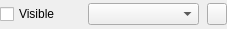
<?xml version="1.0" encoding="UTF-8"?>
<ui version="4.0">
 <class>Form</class>
 <widget class="QWidget" name="Form">
  <property name="geometry">
   <rect>
    <x>0</x>
    <y>0</y>
    <width>227</width>
    <height>29</height>
   </rect>
  </property>
  <property name="windowTitle">
   <string>Form</string>
  </property>
  <layout class="QVBoxLayout" name="verticalLayout">
   <property name="spacing">
    <number>0</number>
   </property>
   <property name="margin">
    <number>0</number>
   </property>
   <item>
    <layout class="QHBoxLayout" name="widgetLayout">
     <property name="spacing">
      <number>8</number>
     </property>
     <property name="topMargin">
      <number>0</number>
     </property>
     <item>
      <widget class="QCheckBox" name="enableButton">
       <property name="maximumSize">
        <size>
         <width>80</width>
         <height>16777215</height>
        </size>
       </property>
       <property name="font">
        <font>
         <pointsize>9</pointsize>
        </font>
       </property>
       <property name="text">
        <string>Visible</string>
       </property>
      </widget>
     </item>
     <item>
      <widget class="QComboBox" name="traceList">
       <property name="maximumSize">
        <size>
         <width>16777215</width>
         <height>16777215</height>
        </size>
       </property>
       <property name="font">
        <font>
         <pointsize>9</pointsize>
        </font>
       </property>
       <property name="currentIndex">
        <number>-1</number>
       </property>
      </widget>
     </item>
     <item>
      <widget class="QPushButton" name="menuButton">
       <property name="maximumSize">
        <size>
         <width>20</width>
         <height>16777215</height>
        </size>
       </property>
       <property name="text">
        <string/>
       </property>
      </widget>
     </item>
    </layout>
   </item>
  </layout>
 </widget>
 <resources/>
 <connections>
  <connection>
   <sender>traceList</sender>
   <signal>currentIndexChanged(QString)</signal>
   <receiver>Form</receiver>
   <slot>traceChanged(QString)</slot>
   <hints>
    <hint type="sourcelabel">
     <x>114</x>
     <y>15</y>
    </hint>
    <hint type="destinationlabel">
     <x>101</x>
     <y>46</y>
    </hint>
   </hints>
  </connection>
  <connection>
   <sender>enableButton</sender>
   <signal>toggled(bool)</signal>
   <receiver>Form</receiver>
   <slot>traceToggled(bool)</slot>
   <hints>
    <hint type="sourcelabel">
     <x>174</x>
     <y>11</y>
    </hint>
    <hint type="destinationlabel">
     <x>179</x>
     <y>44</y>
    </hint>
   </hints>
  </connection>
 </connections>
 <slots>
  <slot>traceChanged(QString)</slot>
  <slot>traceToggled(bool)</slot>
 </slots>
</ui>
